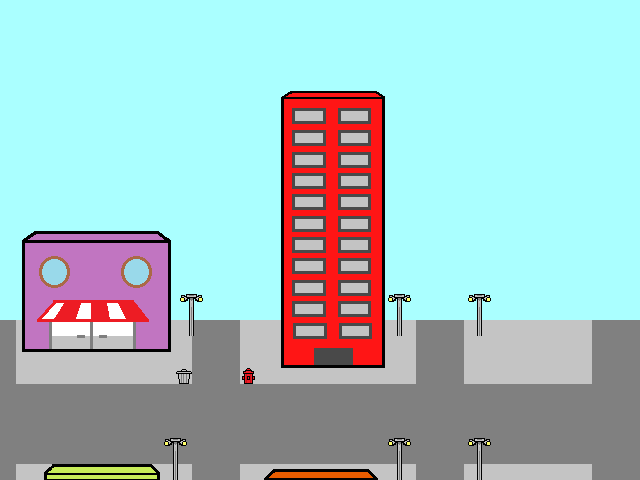

Rendered tile map (Tiled .tmx) drawn with the repository's tilesets; below, a short description and the map source with its tile grids summarised:
An orthogonal 40x30 tile map with 16x16 px tiles, 3 tile layers (Floor, Buildings, Props), 6 tilesets and 8 objects (4x Item, Player, Checkpoint, NPC, Enemy).

<map version="1.0" orientation="orthogonal" width="40" height="30" tilewidth="16" tileheight="16" backgroundcolor="#aaffff">
 <tileset firstgid="1" source="../tilesets/tileset.tsx" />
 <tileset firstgid="5" source="../tilesets/tileset_bricks.tsx" />
 <tileset firstgid="9" source="../tilesets/tileset_squareelements02.tsx" />
 <tileset firstgid="73" source="../tilesets/tileset_buildings.tsx" />
 <tileset firstgid="473" source="../tilesets/tileset_city.tsx" />
 <tileset firstgid="481" name="tileset_buildings02" tilewidth="16" tileheight="16">
  <image source="../tiles/tileset_buildings02.png" width="320" height="320" />
 </tileset>
 <layer name="Floor" width="40" height="30">
  <data>[1200 cells, 400 non-empty, 2 distinct tile ids]</data>
 </layer>
 <layer name="Buildings" width="40" height="30">
  <data>[1200 cells, 257 non-empty, 193 distinct tile ids]</data>
 </layer>
 <layer name="Props" width="40" height="30">
  <data>[1200 cells, 38 non-empty, 8 distinct tile ids]</data>
 </layer>
 <objectgroup name="Objects" width="40" height="30">
  <object name="Player" type="Player" x="48" y="80" width="48" height="16" />
  <object name="Cage" type="Checkpoint" x="497" y="290" width="64" height="64" />
  <object name="Cat" type="NPC" x="248" y="315" width="16" height="16" />
  <object name="BoyCitizen01" type="Item" x="48" y="367" width="16" height="48" />
  <object name="BoyCitizen02" type="Item" x="537" y="407" width="16" height="48" />
  <object name="GirlCitizen01" type="Item" x="47" y="401" width="16" height="48" />
  <object name="GirlCitizen02" type="Item" x="236" y="410" width="16" height="48" />
  <object name="Thief01" type="Enemy" x="373" y="379" width="32" height="48" />
 </objectgroup>
</map>
